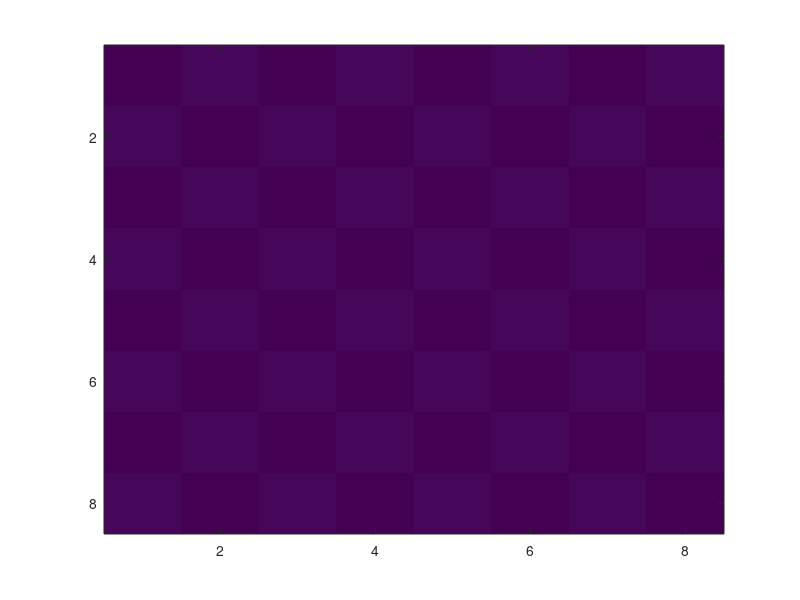

Write MATLAB code to recreate this figure.
% MATLAB Script
% Chapter 14 Problem 8

% Script that results in checkerboard

checkerMat = eye(2);
rotCheckerMat = rot90(checkerMat);
imCheckerBoard = repmat(rotCheckerMat,4,4);

% Setting Initial values

[r c h] = size(imCheckerBoard);

for i = 1:r
    for j = 1:c
        for k = 1:h
            if imCheckerBoard(i,j) == 0
                % Black Tiles
                imCheckerBoard(i,j,k) == (0:0:0);
            elseif imCheckerBoard(i,j) == 1
                % White Tiles
                imCheckerBoard(i,j,k) ==(255:255:255);
            end
        end
    end
end

CheckerBoard = uint8(imCheckerBoard);
image(CheckerBoard)
